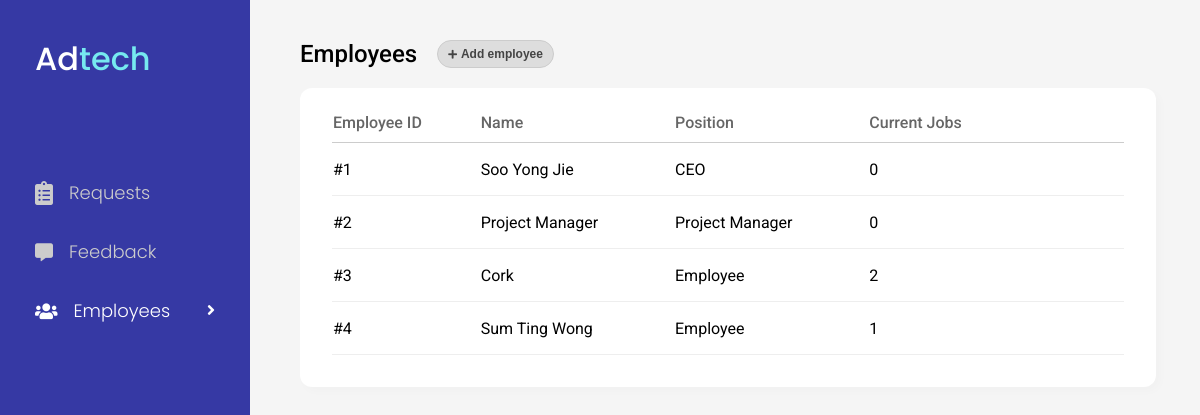
/admin/employees.php, run on the app's committed database.
### tables this page shows
CREATE TABLE `employee` (
  `empID` varchar(100) NOT NULL,
  `password` varchar(100) NOT NULL,
  `type` varchar(100) NOT NULL,
  `empName` varchar(100) NOT NULL
);

### admin/employees.php (the view, shortened to what this page needs)
<!DOCTYPE html>
<html lang="en">
<head>
    <link rel="stylesheet" type="text/css" href="../css/admin/dashboard.css" />
    <link rel="stylesheet" type="text/css" href="../css/admin/employees.css" />
    <?php
    include_once("../head.php");
    ?>
</head>
<body>
    <?php
    include_once("nav.php");
    ?>
    <div class="container">
        <div class="header">
            <h2>Employees</h2>
            <button class="add" onclick="location.href='employee-add.php'">
                <i class="fas fa-plus"></i>
                <span>Add employee</span>
            </button>
        </div>
        <div class="content">
            <?php
            include_once("../db_connect.php");
            $query = "SELECT * FROM `employee`";
            $result = $db->query($query);
            if ($result->num_rows > 0) {
                ?>
                <table>
                    <tr>
                        <th>Employee ID</th>
                        <th>Name</th>
                        <th>Position</th>
                        <th>Current Jobs</th>
                        <th class="tr-button-heading"></th>
                    </tr>
                <?php
                while($row = $result->fetch_assoc()) {
                    ?>
                    <tr class="<?php echo "pending-".$row['empID'] ?>" onmouseover="showButton(this)" onmouseout="hideButton(this)">
                        <td><?php echo '#'.$row['empID'] ?></td>
                        <td><?php echo $row['empName'] ?></td>
                        <td>
                            <?php
                            if($row['type'] == 1) {
                                echo "CEO";
                            } else if($row['type'] == 2) {
                                echo "Project Manager";
                            } else {
                                echo "Employee";
                            }
                            ?>
                        </td>
                        <td>
                            <?php
                            $query2 = "SELECT COUNT(`status`) AS NumberOfJobs FROM request WHERE status <> 'Completed' AND empID = '".$row['empID']."'";
                            $result2 = $db->query($query2);
                            if($row2 = $result2->fetch_assoc()) {
                                echo $row2['NumberOfJobs'];
                            }
                            ?>
                        </td>
                        <td class="submit-btn">
                            <form action="employee-view.php" method="POST">
                            </form>
                        </td>
                    </tr>
                    <?php
                }
            } else {
                ?>
                    <p>There are no employees. What the fuck.</p>
                <?php
            }
            ?>
            </table>
        </div>
    </div>
</body>
</html>

### css/admin/dashboard.css (style rules this page uses)
body { min-height: 100vh; display: flex; background: #f5f5f5; }
h1, h2 { font-weight: 500; }
td { cursor: default; }
.container { width: 85%; margin: 40px 9% 0 25%; display: flex; flex-direction: column; }
.container .content { height: auto; width: 100%; margin: 20px 0 48px 0; padding: 24px 32px 32px 32px; background: white; border-radius: 12px; box-shadow: 4px 4px 10px 0px rgba(0, 0, 0, 0.02); }
table { width: 100%; border-collapse: collapse; border-spacing: 0; font-size: 16px; }
table th { padding-bottom: 10px; color: #666; border-bottom: 1px solid #ccc; text-align: left; font-weight: 500; }
table td { height: 40px; border-bottom: 1px solid #eee; }
table td.submit-btn { width: 100px; }
table td form { width: 10px; }

### css/admin/employees.css (style rules this page uses)
.container .header { display: flex; flex-direction: row; column-gap: 20px; }
.container .header button.add { padding: 0 10px 0 10px; display: flex; align-items: center; column-gap: 4px; background: #ddd; color: #444; border: 1px solid #ccc; border-radius: 25px; font-size: 12px; font-weight: 700; transition: 0.1s; cursor: pointer; }
.container .header button.add .fa-plus { font-size: 10px; }

### css/style.css (style rules this page uses)
body, h1, h2, h3, h4, h5, h6, p { padding: 0; margin: 0; }
body { font-family: "Roboto", sans-serif; }
button { border: none; }

### data on the page
employee: empID "1", empName "Soo Yong Jie", type "CEO", NumberOfJobs "0"
employee: empID "2", empName "Project Manager", type "Project Manager", NumberOfJobs "0"
employee: empID "3", empName "Cork", type "Employee", NumberOfJobs "2"
employee: empID "4", empName "Sum Ting Wong", type "Employee", NumberOfJobs "1"
